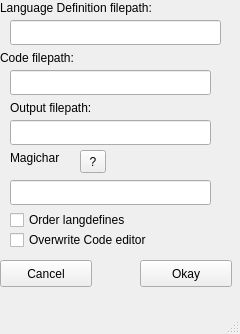
<?xml version="1.0" encoding="UTF-8"?>
<ui version="4.0">
 <class>sctW</class>
 <widget class="QMainWindow" name="sctW">
  <property name="geometry">
   <rect>
    <x>0</x>
    <y>0</y>
    <width>240</width>
    <height>334</height>
   </rect>
  </property>
  <property name="windowTitle">
   <string>MainWindow</string>
  </property>
  <widget class="QWidget" name="centralwidget">
   <widget class="QLabel" name="label">
    <property name="geometry">
     <rect>
      <x>0</x>
      <y>0</y>
      <width>221</width>
      <height>16</height>
     </rect>
    </property>
    <property name="text">
     <string>Language Definition filepath:</string>
    </property>
   </widget>
   <widget class="QLineEdit" name="pathLDF">
    <property name="geometry">
     <rect>
      <x>10</x>
      <y>20</y>
      <width>211</width>
      <height>25</height>
     </rect>
    </property>
   </widget>
   <widget class="QLabel" name="label_2">
    <property name="geometry">
     <rect>
      <x>0</x>
      <y>50</y>
      <width>111</width>
      <height>16</height>
     </rect>
    </property>
    <property name="text">
     <string>Code filepath:</string>
    </property>
   </widget>
   <widget class="QLineEdit" name="pathCode">
    <property name="geometry">
     <rect>
      <x>10</x>
      <y>70</y>
      <width>201</width>
      <height>25</height>
     </rect>
    </property>
   </widget>
   <widget class="QLabel" name="label_3">
    <property name="geometry">
     <rect>
      <x>10</x>
      <y>100</y>
      <width>121</width>
      <height>16</height>
     </rect>
    </property>
    <property name="text">
     <string>Output filepath:</string>
    </property>
   </widget>
   <widget class="QLineEdit" name="pathOutput">
    <property name="geometry">
     <rect>
      <x>10</x>
      <y>120</y>
      <width>201</width>
      <height>25</height>
     </rect>
    </property>
   </widget>
   <widget class="QCheckBox" name="optionOrder">
    <property name="geometry">
     <rect>
      <x>10</x>
      <y>210</y>
      <width>141</width>
      <height>20</height>
     </rect>
    </property>
    <property name="toolTip">
     <string>&lt;html&gt;&lt;head/&gt;&lt;body&gt;&lt;p&gt;The langdefines will be ordered for the safety of the code&lt;/p&gt;&lt;/body&gt;&lt;/html&gt;</string>
    </property>
    <property name="text">
     <string>Order langdefines</string>
    </property>
   </widget>
   <widget class="QLabel" name="label_4">
    <property name="geometry">
     <rect>
      <x>10</x>
      <y>150</y>
      <width>71</width>
      <height>16</height>
     </rect>
    </property>
    <property name="text">
     <string>Magichar</string>
    </property>
   </widget>
   <widget class="QToolButton" name="toolButton">
    <property name="geometry">
     <rect>
      <x>80</x>
      <y>150</y>
      <width>26</width>
      <height>23</height>
     </rect>
    </property>
    <property name="toolTip">
     <string>&lt;html&gt;&lt;head/&gt;&lt;body&gt;&lt;p&gt;A character used to denote a comment in the code. Commonly &amp;quot;$&amp;quot;.&lt;/p&gt;&lt;/body&gt;&lt;/html&gt;</string>
    </property>
    <property name="text">
     <string>?</string>
    </property>
   </widget>
   <widget class="QLineEdit" name="magichar">
    <property name="geometry">
     <rect>
      <x>10</x>
      <y>180</y>
      <width>201</width>
      <height>25</height>
     </rect>
    </property>
   </widget>
   <widget class="QCheckBox" name="optionOverwrite">
    <property name="geometry">
     <rect>
      <x>10</x>
      <y>230</y>
      <width>181</width>
      <height>20</height>
     </rect>
    </property>
    <property name="toolTip">
     <string>&lt;html&gt;&lt;head/&gt;&lt;body&gt;&lt;p&gt;Replace the code in the main window with the translated source.&lt;/p&gt;&lt;/body&gt;&lt;/html&gt;</string>
    </property>
    <property name="text">
     <string>Overwrite Code editor</string>
    </property>
   </widget>
   <widget class="QPushButton" name="cancelButton">
    <property name="geometry">
     <rect>
      <x>0</x>
      <y>260</y>
      <width>92</width>
      <height>27</height>
     </rect>
    </property>
    <property name="text">
     <string>Cancel</string>
    </property>
   </widget>
   <widget class="QPushButton" name="okayButton">
    <property name="geometry">
     <rect>
      <x>140</x>
      <y>260</y>
      <width>92</width>
      <height>27</height>
     </rect>
    </property>
    <property name="text">
     <string>Okay</string>
    </property>
   </widget>
  </widget>
  <widget class="QMenuBar" name="menubar">
   <property name="geometry">
    <rect>
     <x>0</x>
     <y>0</y>
     <width>240</width>
     <height>23</height>
    </rect>
   </property>
  </widget>
  <widget class="QStatusBar" name="statusbar"/>
 </widget>
 <resources/>
 <connections/>
</ui>
